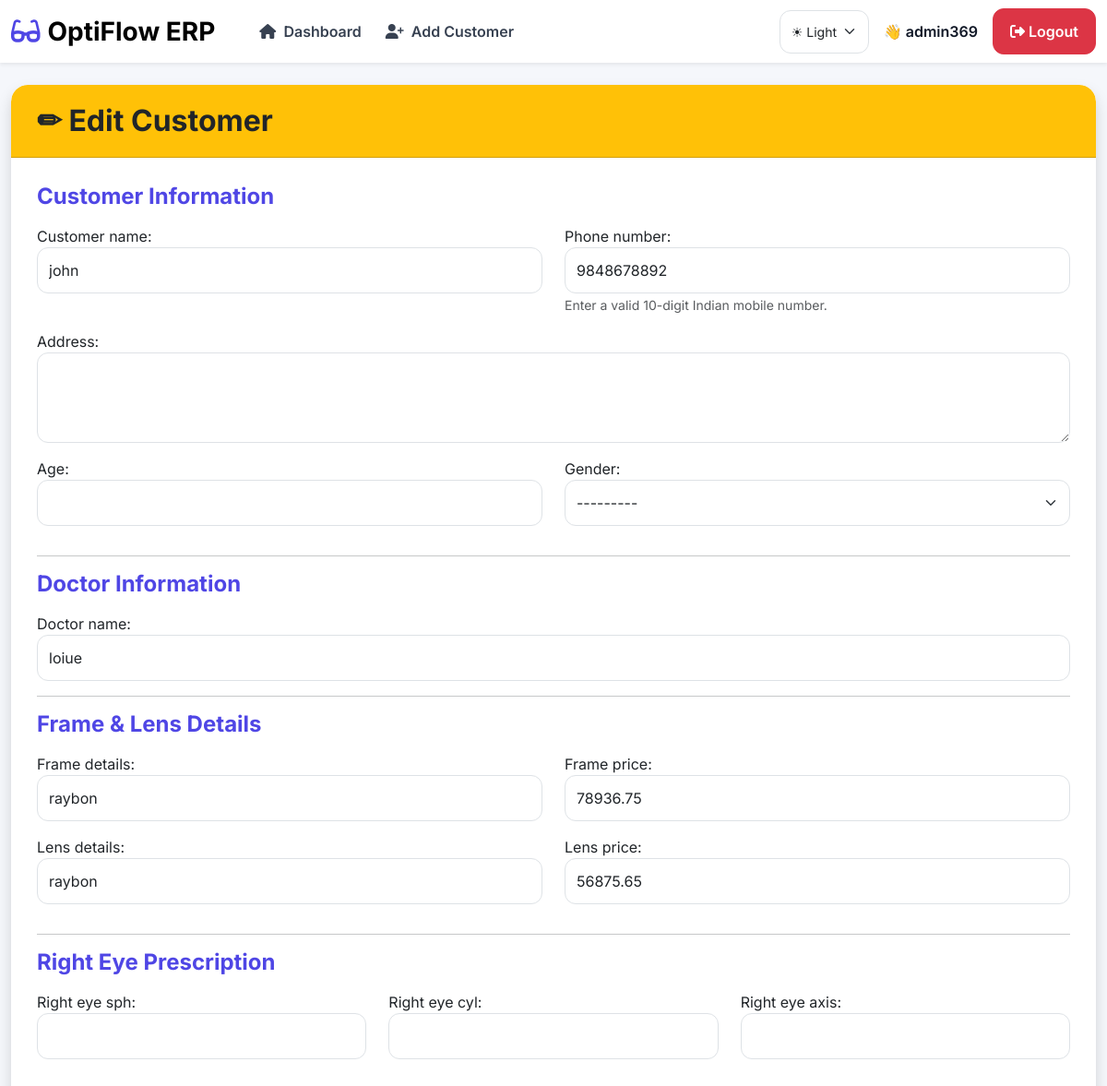
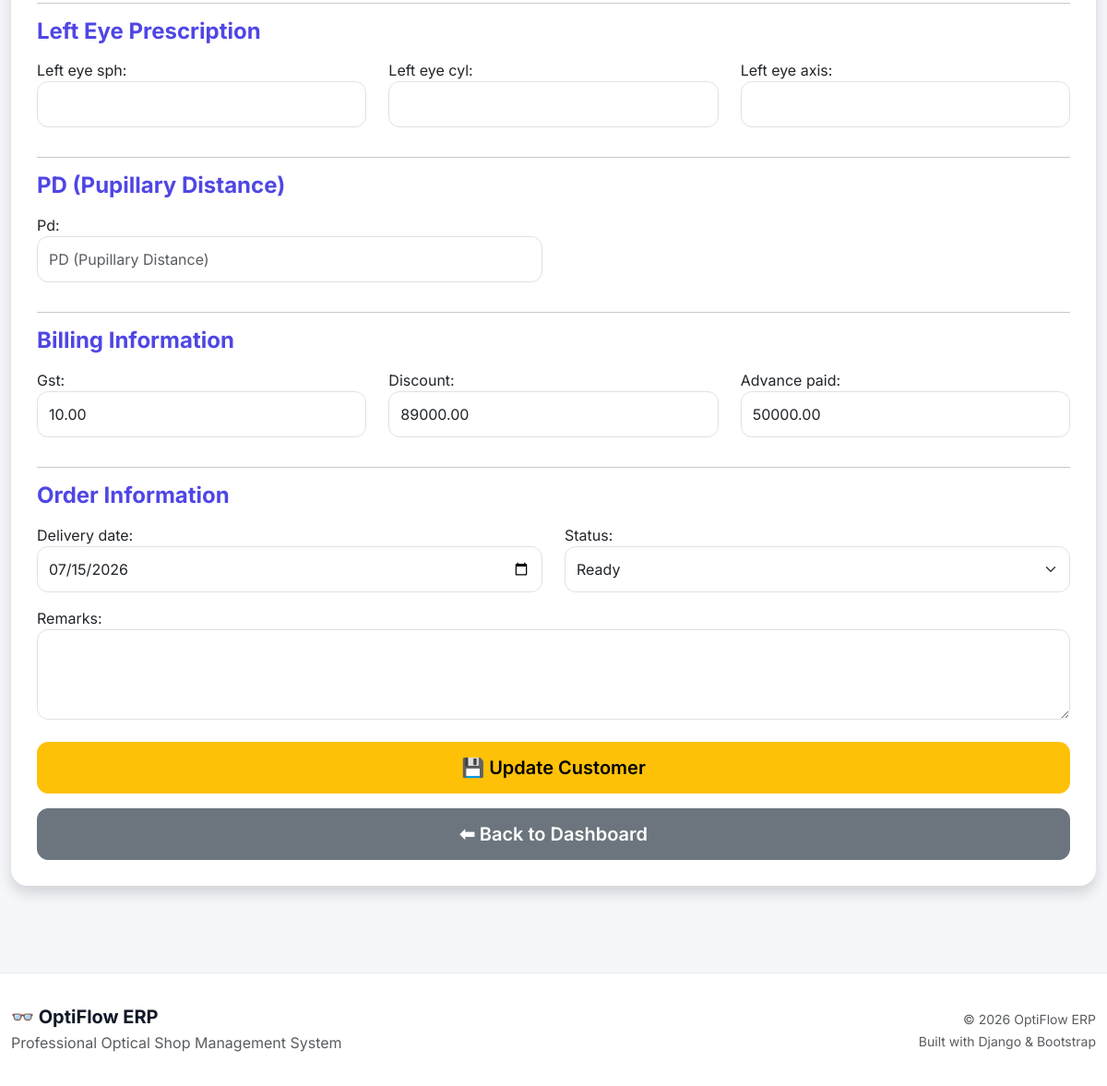
Screenshot of /dashboard/edit/1/ (signed in) with the database file from the repository (2 pictures, top to bottom).
### orders/models.py (models this page shows, shortened)
class Order(models.Model):
    STATUS_CHOICES = [
        ("RECEIVED", "Received"),
        ("AT_LAB", "At Lab"),
        ("READY", "Ready"),
    ]
    GENDER_CHOICES = [
        ("Male", "Male"),
        ("Female", "Female"),
        ("Other", "Other"),
    ]
    patient_id = models.CharField(
        max_length=20,
        blank=True,
        null=True
    )
    customer_name = models.CharField(max_length=100)
    phone_number = models.CharField(max_length=15)
    address = models.TextField(
        blank=True,
        default=""
    )
    age = models.PositiveIntegerField(
        null=True,
        blank=True
    )
    gender = models.CharField(
        max_length=10,
        choices=GENDER_CHOICES,
        blank=True,
        default=""
    )
    doctor_name = models.CharField(
        max_length=100,
        blank=True,
        default=""
    )
    frame_details = models.CharField(max_length=100)
    lens_details = models.CharField(max_length=100)
    frame_price = models.DecimalField(
        max_digits=10,
        decimal_places=2,
        default=0
    )
    lens_price = models.DecimalField(
        max_digits=10,
        decimal_places=2,
        default=0
    )
    right_eye_sph = models.CharField(
        max_length=20,
        blank=True,
        default=""
    )
    right_eye_cyl = models.CharField(
        max_length=20,
        blank=True,
        default=""
    )
    right_eye_axis = models.CharField(
        max_length=20,
        blank=True,
        default=""
    )
    left_eye_sph = models.CharField(
        max_length=20,
        blank=True,
        default=""
    )
    left_eye_cyl = models.CharField(
        max_length=20,
        blank=True,
        default=""
    )
    left_eye_axis = models.CharField(
        max_length=20,
        blank=True,
        default=""
    )
    pd = models.CharField(
        max_length=20,
        blank=True,
        default=""
    )
    gst = models.DecimalField(
        max_digits=5,
        decimal_places=2,
        default=0,
        blank=True
    )
    discount = models.DecimalField(
        max_digits=10,
        decimal_places=2,
        default=0,
        blank=True
    )
    advance_paid = models.DecimalField(
        max_digits=10,
        decimal_places=2,
        default=0,
        blank=True
    )
    delivery_date = models.DateField(
        null=True,
        blank=True
    )
    remarks = models.TextField(
        blank=True,
        default=""
    )
    status = models.CharField(
        max_length=20,
        choices=STATUS_CHOICES,
        default="RECEIVED"
    )
    created_at = models.DateTimeField(
        auto_now_add=True
    )

### orders/views.py (the view, shortened to what this page needs)
# urls.py: path("edit/<int:id>/", views.edit_customer, name="edit_customer"),
@login_required(login_url="login")
def edit_customer(request, id):
    customer = get_object_or_404(Order, id=id)
    form = OrderForm(instance=customer)
    return render(
        request,
        "orders/edit_customer.html",
        {
            "form": form
        }
    )

### orders/templates/orders/edit_customer.html (shortened to what this page needs)
{% extends "orders/base.html" %}
{% block content %}
<div class="card shadow">
    <div class="card-header bg-warning text-dark">
        <h2 class="mb-0">
            ✏ Edit Customer
        </h2>
    </div>
    <div class="card-body">
        <form method="POST">
            <h4 class="text-primary mb-3">
                Customer Information
            </h4>
            <div class="row">
                <div class="col-md-6 mb-3">
                    {{ form.customer_name.label_tag }}
                    {{ form.customer_name }}
                </div>
                <div class="col-md-6 mb-3">
                    {{ form.phone_number.label_tag }}
                    {{ form.phone_number }}
                    <small class="text-muted">
    Enter a valid 10-digit Indian mobile number.
</small>
                </div>
                <div class="col-md-12 mb-3">
                    {{ form.address.label_tag }}
                    {{ form.address }}
                </div>
                <div class="col-md-6 mb-3">
                    {{ form.age.label_tag }}
                    {{ form.age }}
                </div>
                <div class="col-md-6 mb-3">
                    {{ form.gender.label_tag }}
                    {{ form.gender }}
                </div>
            </div>
            <hr>
            <h4 class="text-primary mb-3">
                Doctor Information
            </h4>
            <div class="mb-3">
                {{ form.doctor_name.label_tag }}
                {{ form.doctor_name }}
            </div>
            <hr>
            <h4 class="text-primary mb-3">
                Frame & Lens Details
            </h4>
            <div class="row">
                <div class="col-md-6 mb-3">
                    {{ form.frame_details.label_tag }}
                    {{ form.frame_details }}
                </div>
                <div class="col-md-6 mb-3">
                    {{ form.frame_price.label_tag }}
                    {{ form.frame_price }}
                </div>
                <div class="col-md-6 mb-3">
                    {{ form.lens_details.label_tag }}
                    {{ form.lens_details }}
                </div>
                <div class="col-md-6 mb-3">
                    {{ form.lens_price.label_tag }}
                    {{ form.lens_price }}
                </div>
            </div>
            <hr>
            <h4 class="text-primary mb-3">
                Right Eye Prescription
            </h4>
            <div class="row">
                <div class="col-md-4 mb-3">
                    {{ form.right_eye_sph.label_tag }}
                    {{ form.right_eye_sph }}
                </div>
                <div class="col-md-4 mb-3">
                    {{ form.right_eye_cyl.label_tag }}
                    {{ form.right_eye_cyl }}
                </div>
                <div class="col-md-4 mb-3">
                    {{ form.right_eye_axis.label_tag }}
                    {{ form.right_eye_axis }}
                </div>
            </div>
            <hr>
            <h4 class="text-primary mb-3">
                Left Eye Prescription
            </h4>
            <div class="row">
                <div class="col-md-4 mb-3">
                    {{ form.left_eye_sph.label_tag }}
                    {{ form.left_eye_sph }}
                </div>
                <div class="col-md-4 mb-3">
                    {{ form.left_eye_cyl.label_tag }}
                    {{ form.left_eye_cyl }}
                </div>
                <div class="col-md-4 mb-3">
                    {{ form.left_eye_axis.label_tag }}
                    {{ form.left_eye_axis }}
                </div>
            </div>
            <hr>            <h4 class="text-primary mb-3">
                PD (Pupillary Distance)
            </h4>
            <div class="row">
                <div class="col-md-6 mb-3">
                    {{ form.pd.label_tag }}
                    {{ form.pd }}
                </div>
            </div>
            <hr>
            <h4 class="text-primary mb-3">
                Billing Information
            </h4>
            <div class="row">
                <div class="col-md-4 mb-3">
                    {{ form.gst.label_tag }}
                    {{ form.gst }}
                </div>
                <div class="col-md-4 mb-3">
                    {{ form.discount.label_tag }}
                    {{ form.discount }}
                </div>
                <div class="col-md-4 mb-3">
                    {{ form.advance_paid.label_tag }}
                    {{ form.advance_paid }}
                </div>
            </div>
            <hr>
            <h4 class="text-primary mb-3">
                Order Information
            </h4>
            <div class="row">
                <div class="col-md-6 mb-3">
                    {{ form.delivery_date.label_tag }}
                    {{ form.delivery_date }}
                </div>
                <div class="col-md-6 mb-3">
                    {{ form.status.label_tag }}
                    {{ form.status }}
                </div>
            </div>
            <div class="mb-4">
                {{ form.remarks.label_tag }}
                {{ form.remarks }}
            </div>
            <button class="btn btn-warning btn-lg w-100">
                💾 Update Customer
            </button>
            <a href="{% url 'home' %}"
               class="btn btn-secondary btn-lg w-100 mt-3">
                ⬅ Back to Dashboard
            </a>
        </form>
    </div>
</div>
{% endblock %}

### orders/templates/orders/base.html (shortened to what this page needs)
<!DOCTYPE html>
<html lang="en">
<head>
<link href="https://cdn.jsdelivr.net/npm/bootstrap@5.3.3/dist/css/bootstrap.min.css"
      rel="stylesheet">
<link href="https://cdnjs.cloudflare.com/ajax/libs/font-awesome/6.7.2/css/all.min.css"
      rel="stylesheet">
{% load static %}
<link rel="stylesheet"
      href="{% static 'css/style.css' %}">
</head>
<body>
<nav class="navbar navbar-expand-lg shadow-sm bg-white sticky-top">
<div class="container">
<a class="navbar-brand fw-bold fs-3 d-flex align-items-center"
   href="{% url 'home' %}">
<i class="fa-solid fa-glasses text-primary me-2"></i>
OptiFlow ERP
</a>
<div
class="collapse navbar-collapse"
id="navbarNav">
<ul class="navbar-nav ms-4">
<li class="nav-item">
<a class="nav-link"
href="{% url 'home' %}">
<i class="fa-solid fa-house me-1"></i>
Dashboard
</a>
</li>
<li class="nav-item">
<a class="nav-link"
href="{% url 'add_customer' %}">
<i class="fa-solid fa-user-plus me-1"></i>
Add Customer
</a>
</li>
</ul>
<ul class="navbar-nav ms-auto align-items-center">
    <li class="nav-item me-3">
        <select
        id="themeSelect"
        class="form-select form-select-sm">
            <option value="light">☀ Light</option>
        </select>
    </li>
<li class="nav-item me-3">
<span class="fw-semibold">
👋 {{ request.user.username }}
</span>
</li>
<li class="nav-item">
<a href="{% url 'logout' %}"
class="btn btn-danger">
<i class="fa-solid fa-right-from-bracket"></i>
Logout
</a>
</li>
</ul>
</div>
</div>
</nav>
<main class="py-4">
<div class="container">
{% block content %}
{% endblock %}
</div>
</main>
<footer>
<div class="container">
<div class="row align-items-center">
<div class="col-md-6">
<h5 class="fw-bold mb-1">
👓 OptiFlow ERP
</h5>
<p class="text-muted mb-0">
Professional Optical Shop Management System
</p>
</div>
<div class="col-md-6 text-md-end mt-3 mt-md-0">
<small class="text-muted">
© 2026 OptiFlow ERP
<br>
Built with Django & Bootstrap
</small>
</div>
</div>
</div>
</footer>
</body>
</html>

### orders/static/css/style.css (style rules this page uses)
:root { --primary:#4f46e5; --primary-hover:#4338ca; --success:#16a34a; --danger:#dc2626; --warning:#f59e0b; --background:#f5f7fb; --card:#ffffff; --text:#111827; --border:#e5e7eb; --radius:18px; --shadow:0 10px 30px rgba(0,0,0,.08); }
* { font-family:'Inter',sans-serif; }
body { background:var(--background); color:var(--text); }
.container { max-width:1350px; }
.card { border:none; border-radius:var(--radius); box-shadow:var(--shadow); }
.card-header { border-radius:var(--radius) var(--radius) 0 0 !important; font-weight:700; }
.form-control, .form-select { border-radius:12px; padding:12px; }
.btn { border-radius:12px; font-weight:600; padding:12px 18px; transition:.25s; }
h2, h3, h4 { font-weight:700; }
footer { margin-top:80px; padding:30px; background:white; border-top:1px solid var(--border); }
.navbar { background:white !important; box-shadow:0 5px 20px rgba(0,0,0,.06); }
.navbar-brand { font-size:1.8rem; font-weight:700; }
.nav-link { font-weight:600; margin-right:10px; color:#374151 !important; transition:.25s; }
.sticky-top { z-index:1030; }
main { min-height:78vh; }
.card { overflow:hidden; }
.card-header { padding:20px 28px; font-size:1.35rem; }
.card-body { padding:28px; }
footer { margin-top:70px; padding:35px 0; background:#ffffff; border-top:1px solid var(--border); }
footer h5 { margin-bottom:8px; font-weight:700; }
.text-primary { color:var(--primary)!important; }

### rows the page displays
Order: customer_name "john", phone_number "9848678892", gender "---------", doctor_name "loiue", frame_details "raybon", frame_price "78936.75", lens_details "raybon", lens_price "56875.65", gst "10.00", discount "89000.00", advance_paid "50000.00", delivery_date "07/15/2026", status "Ready"

### other values shown
{{ request.user.username }} "admin369"
